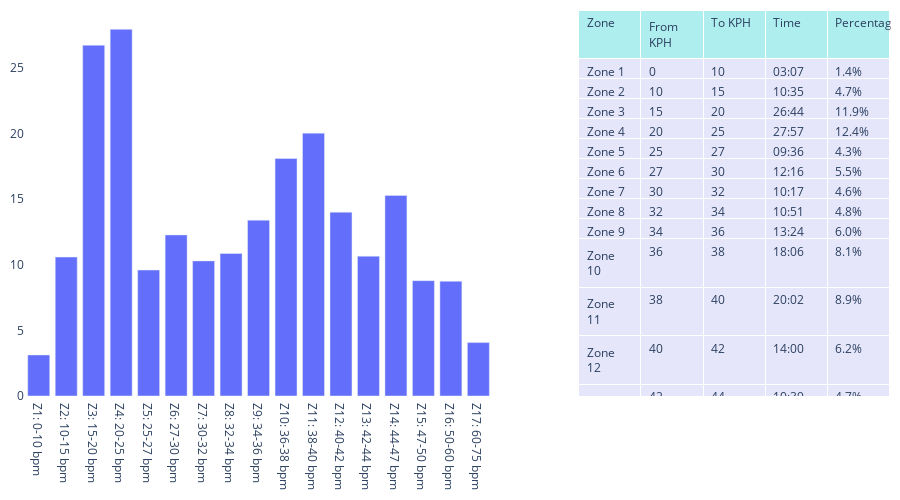

Notebook source saved alongside this figure:
### Code cell
plot_speed_zones(speed_zones, speed_zones_df)

### Figure 1 — Plotly figure (JSON) as saved in the notebook; plotly's stock layout.template omitted (floating-point values rounded to 4 significant figures)
{"data": [{"customdata": ["03:07", "10:35", "26:44", "27:57", "09:36", "12:16", "10:17", "10:51", "13:24", "18:06", "20:02", "14:00", "10:39", "15:17", "08:47", "08:44", "04:04"], "hovertemplate": "<b>%{x}</b><br>Zone held during %{customdata}<br><extra></extra>", "type": "bar", "x": ["Z1: 0-10 bpm", "Z2: 10-15 bpm", "Z3: 15-20 bpm", "Z4: 20-25 bpm", "Z5: 25-27 bpm", "Z6: 27-30 bpm", "Z7: 30-32 bpm", "Z8: 32-34 bpm", "Z9: 34-36 bpm", "Z10: 36-38 bpm", "Z11: 38-40 bpm", "Z12: 40-42 bpm", "Z13: 42-44 bpm", "Z14: 44-47 bpm", "Z15: 47-50 bpm", "Z16: 50-60 bpm", "Z17: 60-75 bpm"], "xaxis": "x", "y": [3.126, 10.59, 26.74, 27.95, 9.602, 12.28, 10.3, 10.86, 13.4, 18.1, 20.04, 14.01, 10.66, 15.29, 8.793, 8.748, 4.07], "yaxis": "y"}, {"cells": {"align": "left", "fill": {"color": "lavender"}, "values": [["Zone 1", "Zone 2", "Zone 3", "Zone 4", "Zone 5", "Zone 6", "Zone 7", "Zone 8", "Zone 9", "Zone 10", "Zone 11", "Zone 12", "Zone 13", "Zone 14", "Zone 15", "Zone 16", "Zone 17"], ["0", "10", "15", "20", "25", "27", "30", "32", "34", "36", "38", "40", "42", "44", "47", "50", "60"], ["10", "15", "20", "25", "27", "30", "32", "34", "36", "38", "40", "42", "44", "47", "50", "60", "75"], ["03:07", "10:35", "26:44", "27:57", "09:36", "12:16", "10:17", "10:51", "13:24", "18:06", "20:02", "14:00", "10:39", "15:17", "08:47", "08:44", "04:04"], ["1.4%", "4.7%", "11.9%", "12.4%", "4.3%", "5.5%", "4.6%", "4.8%", "6.0%", "8.1%", "8.9%", "6.2%", "4.7%", "6.8%", "3.9%", "3.9%", "1.8%"]]}, "domain": {"x": [0.64, 1], "y": [0, 1]}, "header": {"align": "left", "fill": {"color": "paleturquoise"}, "values": ["Zone", "From KPH", "To KPH", "Time", "Percentage"]}, "type": "table"}], "layout": {"height": 500, "margin": {"b": 10, "l": 10, "r": 10, "t": 10}, "plot_bgcolor": "rgba(0,0,0,0)", "xaxis": {"anchor": "y", "domain": [0, 0.54]}, "yaxis": {"anchor": "x", "domain": [0, 1]}}}
